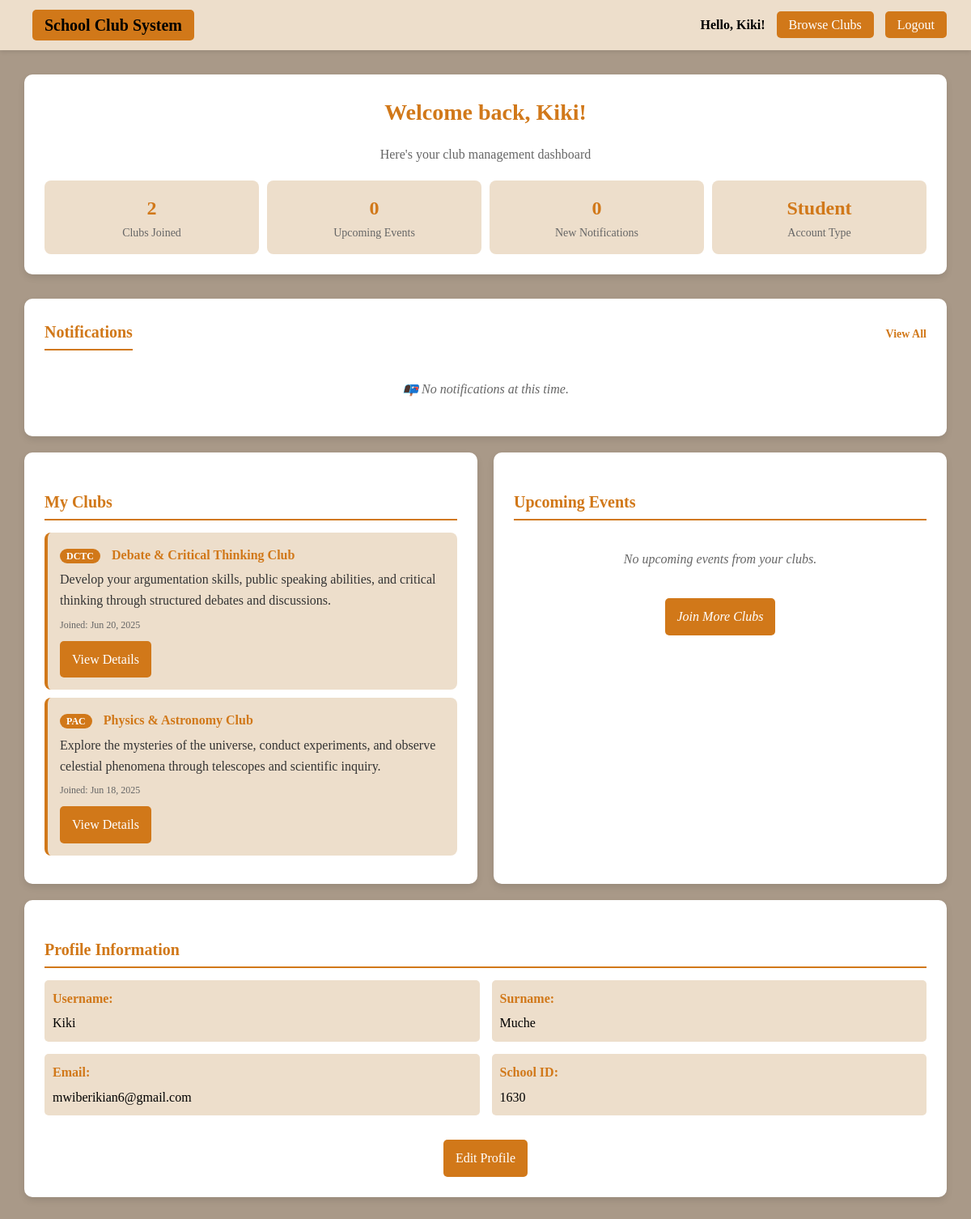
The page /student_dashboard.php (signed in) on the database its author committed.
### tables this page shows
CREATE TABLE `users` (
  `id` int(11) NOT NULL,
  `username` varchar(50) NOT NULL,
  `surname` varchar(100) DEFAULT NULL,
  `email` varchar(100) NOT NULL,
  `school_id` varchar(50) NOT NULL,
  `password` varchar(255) NOT NULL,
  `role` enum('student','club_manager','admin') DEFAULT 'student',
  `created_at` timestamp NOT NULL DEFAULT current_timestamp()
);

CREATE TABLE `memberships` (
  `id` int(11) NOT NULL,
  `user_id` int(11) NOT NULL,
  `club_id` int(11) NOT NULL,
  `status` enum('pending','approved','rejected') DEFAULT 'approved',
  `joined_at` timestamp NOT NULL DEFAULT current_timestamp()
);

CREATE TABLE `clubs` (
  `id` int(11) NOT NULL,
  `name` varchar(100) NOT NULL,
  `initials` varchar(10) NOT NULL,
  `description` text DEFAULT NULL,
  `created_by` int(11) DEFAULT NULL,
  `created_at` timestamp NOT NULL DEFAULT current_timestamp()
);

### notifications_functions.php (called while the page is built, shortened)
<?php
function getUnreadNotificationCount($mysqli, $user_id) {
    $query = "SELECT COUNT(*) as count
              FROM user_notifications un
              JOIN notifications n ON un.notification_id = n.id
              WHERE un.user_id = ?
                AND un.is_read = 0
                AND n.is_active = 1
                AND (n.expires_at IS NULL OR n.expires_at > NOW())";
    $stmt = $mysqli->prepare($query);
    $stmt->bind_param("i", $user_id);
    $stmt->execute();
    $result = $stmt->get_result();
    $row = $result->fetch_assoc();
    return $row ? (int)$row['count'] : 0;
}
?>

### student_dashboard.php (the view, shortened to what this page needs)
<?php
$conn = new mysqli("localhost", "root", "", "ics_project");
$user_id = $_SESSION['user_id'];
$username = $_SESSION['username'];
require_once 'notifications_functions.php';
$clubs_stmt = $conn->prepare("
    SELECT c.id, c.name, c.initials, c.description, m.joined_at
    FROM clubs c
    JOIN memberships m ON c.id = m.club_id
    WHERE m.user_id = ?
    ORDER BY m.joined_at DESC
");
$clubs_stmt->bind_param("i", $user_id);
$clubs_stmt->execute();
$clubs_result = $clubs_stmt->get_result();
$clubs_data = [];
while($club = $clubs_result->fetch_assoc()) {
    $clubs_data[] = $club;
}
$events_data = [];
$profile_stmt = $conn->prepare("SELECT username, surname, email, school_id, role FROM users WHERE id = ?");
$profile_stmt->bind_param("i", $user_id);
$profile_stmt->execute();
$profile_result = $profile_stmt->get_result();
$user_profile = $profile_result->fetch_assoc();
$notifications = getUserNotifications($conn, $user_id, 5);
$unread_count = getUnreadNotificationCount($conn, $user_id);
$clubs_count = count($clubs_data);
$events_count = count($events_data);
?>
<!DOCTYPE html>
<html>
<head>
</head>
<body>
<div class="navbar">
    <div class="logo">
        <a href="home.php" style="color: black; text-decoration: none;">School Club System</a>
    </div>
    <div>
        <span style="color:black; font-weight:bold;">Hello, <?php echo htmlspecialchars($username); ?>!</span>
        <a href="home.php">Browse Clubs</a>
        <a href="logout.php">Logout</a>
    </div>
</div>
<div class="dashboard-content">
    <div class="welcome-header">
        <h1>Welcome back, <?php echo htmlspecialchars($username); ?>!</h1>
        <p class="welcome-subtitle">Here's your club management dashboard</p>
        <div class="stats-row">
            <div class="stat-item">
                <div class="stat-number"><?php echo $clubs_count; ?></div>
                <div class="stat-label">Clubs Joined</div>
            </div>
            <div class="stat-item">
                <div class="stat-number"><?php echo $events_count; ?></div>
                <div class="stat-label">Upcoming Events</div>
            </div>
            <div class="stat-item">
                <div class="stat-number"><?php echo $unread_count; ?></div>
                <div class="stat-label">New Notifications</div>
            </div>
            <div class="stat-item">
                <div class="stat-number"><?php echo ucfirst($user_profile['role']); ?></div>
                <div class="stat-label">Account Type</div>
            </div>
        </div>
    </div>
    <div class="notifications-section">
        <div class="notifications-header">
            <h3>Notifications
            </h3>
            <a href="notifications.php" class="view-all-link">View All</a>
        </div>
        <?php if (empty($notifications)): ?>
            <div class="no-notifications">
                📭 No notifications at this time.
            </div>
        <?php endif; ?>
    </div>
    <div class="dashboard-grid">
        <div class="dashboard-section">
            <h3 class="section-title">My Clubs</h3>
            <?php if ($clubs_count > 0): ?>
                <?php foreach($clubs_data as $club): ?>
                    <div class="club-item">
                        <div class="club-name">
                            <span class="club-initials"><?php echo htmlspecialchars($club['initials']); ?></span>
                            <?php echo htmlspecialchars($club['name']); ?>
                        </div>
                        <div style="margin-bottom: 8px; color: #333;">
                            <?php echo htmlspecialchars($club['description']); ?>
                        </div>
                        <div class="club-joined">
                            Joined: <?php echo date('M j, Y', strtotime($club['joined_at'])); ?>
                        </div>
                        <a href="club_details.php?id=<?php echo $club['id']; ?>" class="btn">View Details</a>
                    </div>
                <?php endforeach; ?>
            <?php endif; ?>
        </div>
        <div class="dashboard-section">
            <h3 class="section-title">Upcoming Events</h3>
            <?php if ($events_count > 0): ?>
                <?php foreach($events_data as $event): ?>
                    <div class="event-item">
                        <div class="event-title"><?php echo htmlspecialchars($event['title']); ?></div>
                        <div class="event-club">
                            From: <?php echo htmlspecialchars($event['club_name']); ?>
                        </div>
                        <?php if (!empty($event['description'])): ?>
                            <div style="margin-bottom: 8px; color: #333; font-size: 14px;">
                                <?php echo htmlspecialchars($event['description']); ?>
                            </div>
                        <?php endif; ?>
                        <div class="event-date">
                            <?php
                            if ($event['event_date']) {
                                echo date('M j, Y', strtotime($event['event_date']));
                            } else {
                                echo "Date TBD";
                            }
                            ?>
                        </div>
                        <a href="club_details.php?id=<?php echo $event['club_id']; ?>" class="btn">View Club</a>
                    </div>
                <?php endforeach; ?>
            <?php else: ?>
                <div class="no-content">
                    No upcoming events from your clubs.
                    <br><br>
                    <a href="home.php" class="btn">Join More Clubs</a>
                </div>
            <?php endif; ?>
        </div>
    </div>
    <div class="dashboard-section">
        <h3 class="section-title">Profile Information</h3>
        <div class="profile-info">
            <div class="profile-field">
                <span class="profile-label">Username:</span>
                <?php echo htmlspecialchars($user_profile['username']); ?>
            </div>
            <div class="profile-field">
                <span class="profile-label">Surname:</span>
                <?php echo htmlspecialchars($user_profile['surname'] ?? 'Not provided'); ?>
            </div>
            <div class="profile-field">
                <span class="profile-label">Email:</span>
                <?php echo htmlspecialchars($user_profile['email']); ?>
            </div>
            <div class="profile-field">
                <span class="profile-label">School ID:</span>
                <?php echo htmlspecialchars($user_profile['school_id'] ?? 'Not provided'); ?>
            </div>
        </div>
        <div style="text-align: center; margin-top: 20px;">
            <a href="profile.php" class="btn">Edit Profile</a>
        </div>
    </div>
</div>
</body>
</html>

### student_dashboard.php (style rules this page uses)
body { font-family: 'Times New Roman', Times, serif; margin: 0; padding: 0; background-color: rgb(169, 153, 136); line-height: 1.6; }
.navbar { background-color: rgb(237, 222, 203); padding: 15px 30px; display: flex; justify-content: space-between; align-items: center; box-shadow: 0 2px 5px rgba(0,0,0,0.1); }
.navbar .logo { font-size: 20px; font-weight: bold; color: black; }
.navbar a { background-color: rgb(209, 120, 25); color: #fff; padding: 8px 15px; text-decoration: none; border-radius: 5px; margin-left: 10px; transition: background-color 0.3s ease, transform 0.3s ease; }
.dashboard-content { padding: 30px; max-width: 1200px; margin: 0 auto; }
.welcome-header { background-color: #fff; padding: 25px; border-radius: 10px; margin-bottom: 30px; box-shadow: 0 4px 8px rgba(0,0,0,0.1); text-align: center; }
.welcome-header h1 { color: rgb(209, 120, 25); margin: 0 0 10px 0; font-size: 28px; }
.welcome-subtitle { color: #666; font-size: 16px; }
.dashboard-grid { display: grid; grid-template-columns: 1fr 1fr; gap: 20px; margin-bottom: 20px; }
.dashboard-section { background-color: #fff; padding: 25px; border-radius: 10px; box-shadow: 0 4px 8px rgba(0,0,0,0.1); }
.section-title { color: rgb(209, 120, 25); font-size: 20px; margin-bottom: 15px; border-bottom: 2px solid rgb(209, 120, 25); padding-bottom: 5px; }
.club-item { background-color: rgb(237, 222, 203); padding: 15px; margin-bottom: 10px; border-radius: 8px; border-left: 4px solid rgb(209, 120, 25); transition: transform 0.2s ease; }
.club-name { font-weight: bold; color: rgb(209, 120, 25); margin-bottom: 5px; }
.club-initials { background-color: rgb(209, 120, 25); color: white; padding: 2px 8px; border-radius: 12px; font-size: 12px; margin-right: 10px; }
.club-joined { color: #666; font-size: 12px; }
.no-content { text-align: center; color: #666; font-style: italic; padding: 20px; }
.profile-info { display: grid; grid-template-columns: 1fr 1fr; gap: 15px; }
.profile-field { padding: 10px; background-color: rgb(237, 222, 203); border-radius: 5px; }
.profile-label { font-weight: bold; color: rgb(209, 120, 25); display: block; margin-bottom: 5px; }
.stats-row { display: grid; grid-template-columns: repeat(4, 1fr); gap: 10px; text-align: center; margin-top: 20px; }
.stat-item { background-color: rgb(237, 222, 203); padding: 15px; border-radius: 8px; transition: transform 0.2s ease; }
.stat-number { font-size: 24px; font-weight: bold; color: rgb(209, 120, 25); }
.stat-label { color: #666; font-size: 14px; }
.btn { background-color: rgb(209, 120, 25); color: white; padding: 10px 15px; text-decoration: none; border-radius: 5px; display: inline-block; margin-top: 10px; transition: background-color 0.3s ease; }
.notifications-section { background: #fff; border-radius: 10px; padding: 25px; box-shadow: 0 4px 8px rgba(0,0,0,0.1); margin-bottom: 20px; }
.notifications-header { display: flex; justify-content: space-between; align-items: center; margin-bottom: 15px; }
.notifications-header h3 { color: rgb(209, 120, 25); font-size: 20px; margin: 0; display: flex; align-items: center; gap: 10px; border-bottom: 2px solid rgb(209, 120, 25); padding-bottom: 5px; }
.no-notifications { text-align: center; color: #666; padding: 20px; font-style: italic; }
.view-all-link { color: rgb(209, 120, 25); text-decoration: none; font-size: 14px; font-weight: bold; }

### rows shown on the page
users: role "Student", username "Kiki", surname "Muche", email "mwiberikian6@gmail.com", school "1630"
memberships: club.initials "DCTC", club.name "Debate & Critical Thinking Club", club.description "Develop your argumentation skills, public speaking abilities, and critical thinking through structured debates and discussions.", joined_at "Jun 20, 2025"
memberships: club.initials "PAC", club.name "Physics & Astronomy Club", club.description "Explore the mysteries of the universe, conduct experiments, and observe celestial phenomena through telescopes and scientific inquiry.", joined_at "Jun 18, 2025"

### other values the page prints
$username "Kiki"
$clubs_count "2"
$events_count "0"
$unread_count "0"
